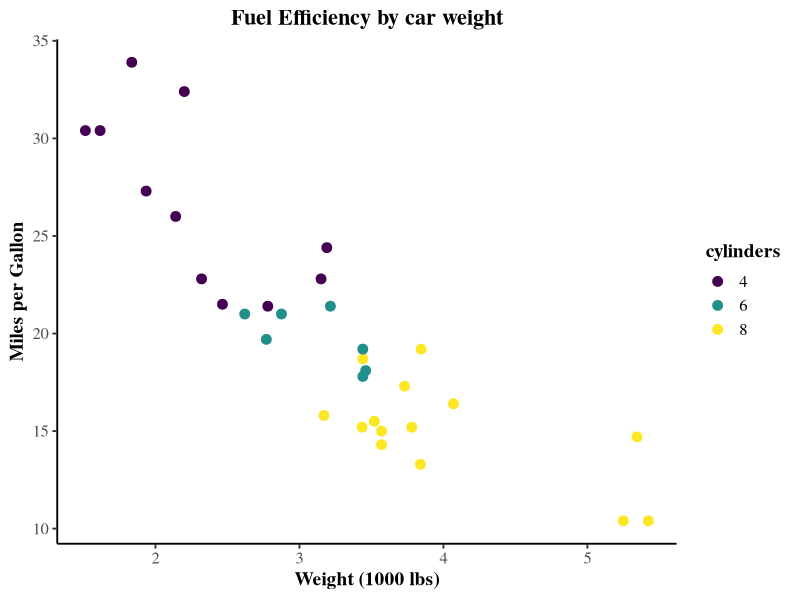

Write the R code that produced this figure. (Note: this script raises an error after producing the figure.)
# Styling plots for publications

library(ggplot2)
install.packages("ggthemes")
library(ggthemes)
install.packages("viridis")

# Sample data loading
df = mtcars
df$cyl = as.factor(df$cyl)

# styling plot
ggplot(df, aes(x = wt, y = mpg, color = cyl)) +
  geom_point(size = 3) +
  scale_color_viridis_d(name = "cylinders") +
  labs(
    title = "Fuel Efficiency by car weight", 
    x = "Weight (1000 lbs)",
    y = "Miles per Gallon"
  ) +
  theme_classic(base_size = 14, base_family = "serif") + 
  theme(plot.title = element_text(face = "bold", size = 16, hjust = 0.5), 
        axis.title = element_text(face = "bold", size = 14),
        axis.text = element_text(size = 12), 
        legend.position = "right", 
        legend.title = element_text(face = "bold"),
        legend.text = element_text(size = 12)
        )

# Save the plot for publication
ggsave("publication_ggplot.png", p, width = 6, height = 4, dpi = 300)
